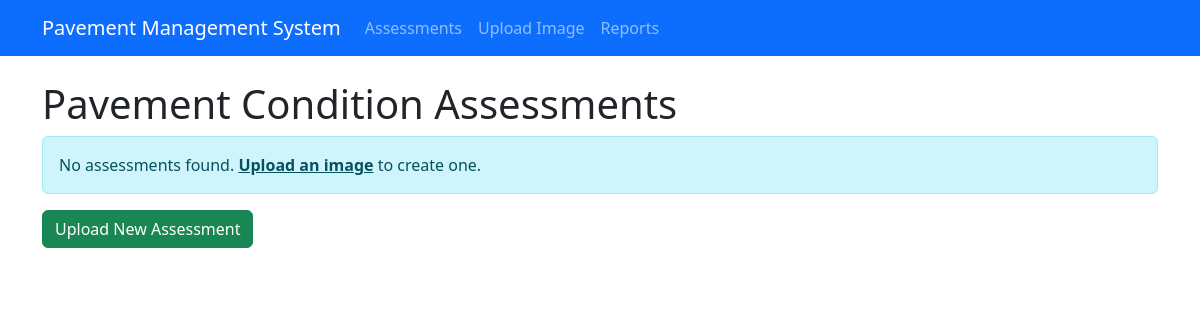
Page /assessments/ on the earlier database version.
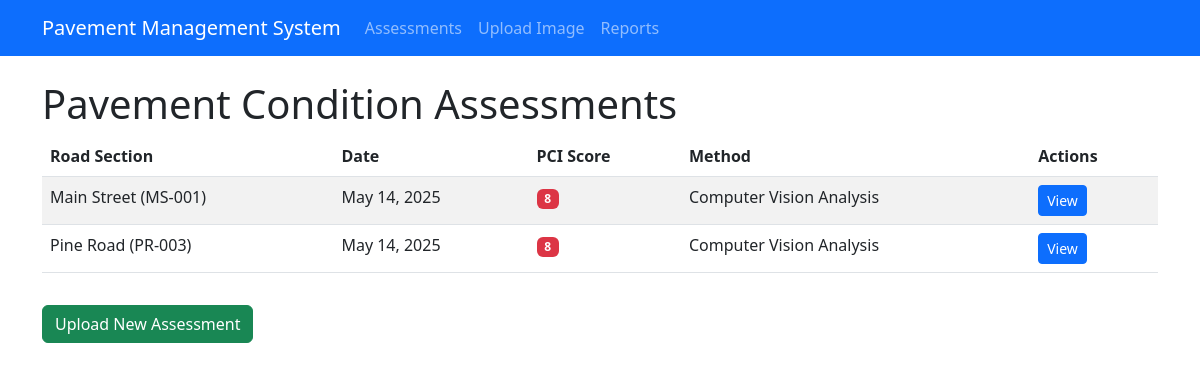
Same page on the later database version.
### assessments/models.py (models this page shows, shortened)
class ConditionAssessment(models.Model):
    road_section = models.ForeignKey(RoadSection, on_delete=models.CASCADE)
    assessment_date = models.DateField()
    assessment_method = models.ForeignKey(AssessmentMethod, on_delete=models.PROTECT)
    inspector = models.CharField(max_length=100, blank=True, null=True)
    pci = models.IntegerField(
        "Pavement Condition Index",
        validators=[MinValueValidator(0), MaxValueValidator(100)],
        help_text="0-100 scale where 100 is perfect condition"
    )
    rutting = models.FloatField(null=True, blank=True, help_text="Average rutting depth in mm")
    cracking_percentage = models.FloatField(
        null=True, blank=True,
        validators=[MinValueValidator(0), MaxValueValidator(100)],
        help_text="Percentage of surface with cracking"
    )
    roughness_iri = models.FloatField(
        null=True, blank=True,
        help_text="International Roughness Index (m/km)"
    )
    image_urls = models.JSONField(null=True, blank=True)
    raw_data_url = models.URLField(null=True, blank=True)
    notes = models.TextField(blank=True)
    class Meta:
        ordering = ['-assessment_date']

class AssessmentMethod(models.Model):
    name = models.CharField(max_length=100)
    description = models.TextField()
    is_automated = models.BooleanField(default=False)
    def __str__(self):
        return self.name

### inventory/models.py (models this page shows, shortened)
class RoadSection(models.Model):
    name = models.CharField(max_length=100)
    road_id = models.CharField(max_length=50, unique=True)
    length = models.FloatField(help_text="Length in meters")
    width = models.FloatField(help_text="Width in meters")
    surface_type = models.CharField(max_length=50)
    construction_date = models.DateField(null=True, blank=True)
    last_maintenance_date = models.DateField(null=True, blank=True)
    geometry_data = models.TextField(null=True, blank=True, help_text="Geometry data in GeoJSON or WKT format")
    def __str__(self):
        return f"{self.name} ({self.road_id})"

### assessments/views.py (the view)
# urls.py: path('assessments/', ConditionAssessmentListView.as_view(), name='assessment-list'),
class ConditionAssessmentListView(ListView):
    model = ConditionAssessment
    paginate_by = 10

### templates/assessments/conditionassessment_list.html (shortened to what this page needs)
{% extends 'base.html' %}
{% block content %}
<h1>Pavement Condition Assessments</h1>
{% if object_list %}
<div class="table-responsive">
    <table class="table table-striped">
        <thead>
            <tr>
                <th>Road Section</th>
                <th>Date</th>
                <th>PCI Score</th>
                <th>Method</th>
                <th>Actions</th>
            </tr>
        </thead>
        <tbody>
            {% for assessment in object_list %}
            <tr>
                <td>{{ assessment.road_section }}</td>
                <td>{{ assessment.assessment_date }}</td>
                <td>
                    {% if assessment.pci >= 80 %}
                    <span class="badge bg-success">{{ assessment.pci }}</span>
                    {% elif assessment.pci >= 50 %}
                    <span class="badge bg-warning">{{ assessment.pci }}</span>
                    {% else %}
                    <span class="badge bg-danger">{{ assessment.pci }}</span>
                    {% endif %}
                </td>
                <td>{{ assessment.assessment_method }}</td>
                <td>
                    <a href="{% url 'assessment-detail' assessment.id %}" class="btn btn-sm btn-primary">View</a>
                </td>
            </tr>
            {% endfor %}
        </tbody>
    </table>
</div>
{% else %}
<div class="alert alert-info">
    No assessments found. <a href="{% url 'analyze-image' %}" class="alert-link">Upload an image</a> to create one.
</div>
{% endif %}
<div class="mt-3">
    <a href="{% url 'analyze-image' %}" class="btn btn-success">Upload New Assessment</a>
</div>
{% endblock %}

Differences in the rows shown:
added ConditionAssessment: road_section "Main Street (MS-001)", assessment_date "May 14, 2025", pci "8", assessment_method "Computer Vision Analysis"
added ConditionAssessment: road_section "Pine Road (PR-003)", assessment_date "May 14, 2025", pci "8", assessment_method "Computer Vision Analysis"
Other differences:
text no longer shown: "No assessments found. Upload an image to create one."
text now shown: "Road Section Date PCI Score Method Actions"
